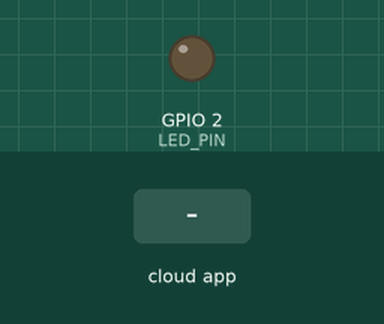
Recording of a sketch running on a simulated ESP32. Parts: output pins drawn as LEDs (lit = HIGH). Inputs (shaded band) come from the test bench. WiFi joins after 1.5 s; servers stay silent unless stated; no MQTT or app messages arrive unless stated; what the sketch prints to the serial monitor is not drawn.

Above: at 2.7 s.
2.8 s: the phone or cloud app sets led to ON
At 3.6 s:
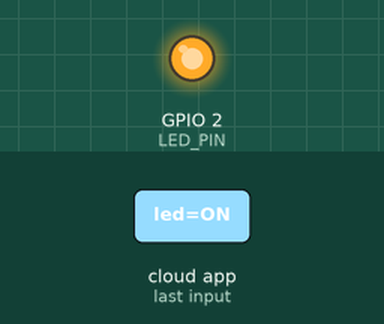
5.8 s: the phone or cloud app sets led to OFF
At 7.0 s:
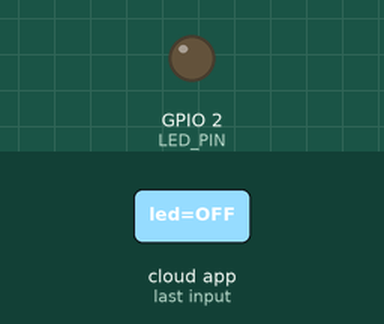
Timing chart, 0 to 8.8 s (numbered marks = the images above; inputs shaded):
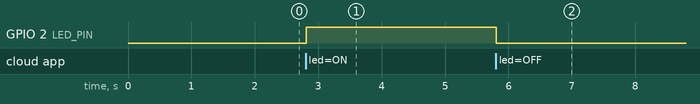

Measured:
- after the input at 2.8 s, GPIO 2 (LED_PIN): LOW → HIGH at once
- after the input at 5.8 s, GPIO 2 (LED_PIN): HIGH → LOW at once

The sketch:

ESP32_AdafruitIO_MQTT.ino
```cpp
/*
 * ==================================================================================
 * Assignment 2 – Cloud-Connected IoT LED Control via MQTT & Adafruit IO
 * Protosem IoT Seminar Track
 * Author: Santhosh P (Mechatronics Engineering)
 * Platform: ESP32 (ESP-WROOM-32)
 * Framework: Arduino IDE
 * Libraries: WiFi.h, Adafruit_MQTT.h, Adafruit_MQTT_Client.h
 * ==================================================================================
 *
 * Description:
 * Connects the ESP32 to a local 2.4 GHz Wi-Fi network and establishes an MQTT
 * client session with the Adafruit IO cloud broker (io.adafruit.com). The microcontroller
 * subscribes to the user's "led" feed and toggles GPIO 2 / external relay in real time
 * based on payload commands ("ON" / "OFF") published from the Adafruit IO Dashboard.
 * ==================================================================================
 */

#include <WiFi.h>
#include "Adafruit_MQTT.h"
#include "Adafruit_MQTT_Client.h"

// ==================================================================================
// 1. NETWORK & CLOUD BROKER CREDENTIALS
// Note: Never hardcode sensitive production keys into public repositories.
// ==================================================================================
#define WLAN_SSID       "YOUR_WIFI_SSID"          // 2.4 GHz Wi-Fi SSID
#define WLAN_PASS       "YOUR_WIFI_PASSWORD"      // Wi-Fi Password

#define AIO_SERVER      "io.adafruit.com"         // Adafruit IO MQTT Broker Host
#define AIO_SERVERPORT  1883                      // Standard unencrypted MQTT port (use 8883 for SSL)
#define AIO_USERNAME    "YOUR_ADAFRUIT_USERNAME"  // Adafruit IO Account Username
#define AIO_KEY         "YOUR_AIO_KEY"            // 32-character active AIO Key

// ==================================================================================
// 2. HARDWARE PIN DEFINITION
// ==================================================================================
const int LED_PIN = 2; // Output pin: GPIO 2 (onboard LED or relay trigger)

// ==================================================================================
// 3. MQTT CLIENT & SUBSCRIPTION INSTANTIATION
// ==================================================================================
WiFiClient client;
Adafruit_MQTT_Client mqtt(&client, AIO_SERVER, AIO_SERVERPORT, AIO_USERNAME, AIO_KEY);

// Setup an MQTT subscription for the feed: <username>/feeds/led
Adafruit_MQTT_Subscribe ledFeed = Adafruit_MQTT_Subscribe(&mqtt, AIO_USERNAME "/feeds/led");

// ==================================================================================
// 4. FUNCTION PROTOTYPES
// ==================================================================================
void MQTT_connect();

// ==================================================================================
// 5. SETUP ROUTINE
// ==================================================================================
void setup() {
  Serial.begin(115200);
  delay(10);

  pinMode(LED_PIN, OUTPUT);
  digitalWrite(LED_PIN, LOW); // Initial state: LED OFF

  Serial.println("\n=======================================================");
  Serial.println("  ESP32 + Adafruit IO Cloud LED Control Initializing  ");
  Serial.println("=======================================================");

  // Connect to Wi-Fi
  Serial.print("Connecting to Wi-Fi network: ");
  Serial.println(WLAN_SSID);

  WiFi.begin(WLAN_SSID, WLAN_PASS);
  while (WiFi.status() != WL_CONNECTED) {
    delay(500);
    Serial.print(".");
  }

  Serial.println("\nWiFi Connected successfully!");
  Serial.print("Assigned IP Address: ");
  Serial.println(WiFi.localIP());

  // Register MQTT Subscriptions
  mqtt.subscribe(&ledFeed);
  Serial.println("Subscribed to MQTT Feed: " AIO_USERNAME "/feeds/led");
}

// ==================================================================================
// 6. MAIN EXECUTION LOOP
// ==================================================================================
void loop() {
  // Ensure the MQTT connection to broker is alive
  MQTT_connect();

  // Read subscription packets with a 5000ms non-blocking timeout
  Adafruit_MQTT_Subscribe *subscription;
  while ((subscription = mqtt.readSubscription(5000))) {
    if (subscription == &ledFeed) {
      char *payload = (char *)ledFeed.lastread;
      Serial.print("\n[MQTT Update] Received on feed 'led': ");
      Serial.println(payload);

      // Evaluate received payload command
      if (strcasecmp(payload, "ON") == 0 || strcmp(payload, "1") == 0) {
        digitalWrite(LED_PIN, HIGH);
        Serial.println("-> Action: LED / Relay switched ON (GPIO 2 HIGH)");
      } else if (strcasecmp(payload, "OFF") == 0 || strcmp(payload, "0") == 0) {
        digitalWrite(LED_PIN, LOW);
        Serial.println("-> Action: LED / Relay switched OFF (GPIO 2 LOW)");
      } else {
        Serial.print("-> Warning: Unrecognized payload: ");
        Serial.println(payload);
      }
    }
  }

  // Ping the broker every 60 seconds to maintain MQTT socket keep-alive
  if (!mqtt.ping()) {
    mqtt.disconnect();
  }
}

// ==================================================================================
// 7. ROBUST MQTT CONNECTION & AUTO-RECONNECT LOGIC
// ==================================================================================
void MQTT_connect() {
  int8_t ret;

  // Stop if already connected
  if (mqtt.connected()) {
    return;
  }

  Serial.print("Connecting to Adafruit IO MQTT Broker... ");

  uint8_t retries = 3;
  while ((ret = mqtt.connect()) != 0) { // connect returns 0 on success
    Serial.println(mqtt.connectErrorString(ret));
    Serial.println("Retrying MQTT connection in 5 seconds...");
    mqtt.disconnect();
    delay(5000);  // wait 5 seconds before retrying
    retries--;
    if (retries == 0) {
      Serial.println("Failed to connect after 3 attempts. Resetting wait cycle...");
      return;
    }
  }

  Serial.println("Adafruit IO Connected!");
}
```
